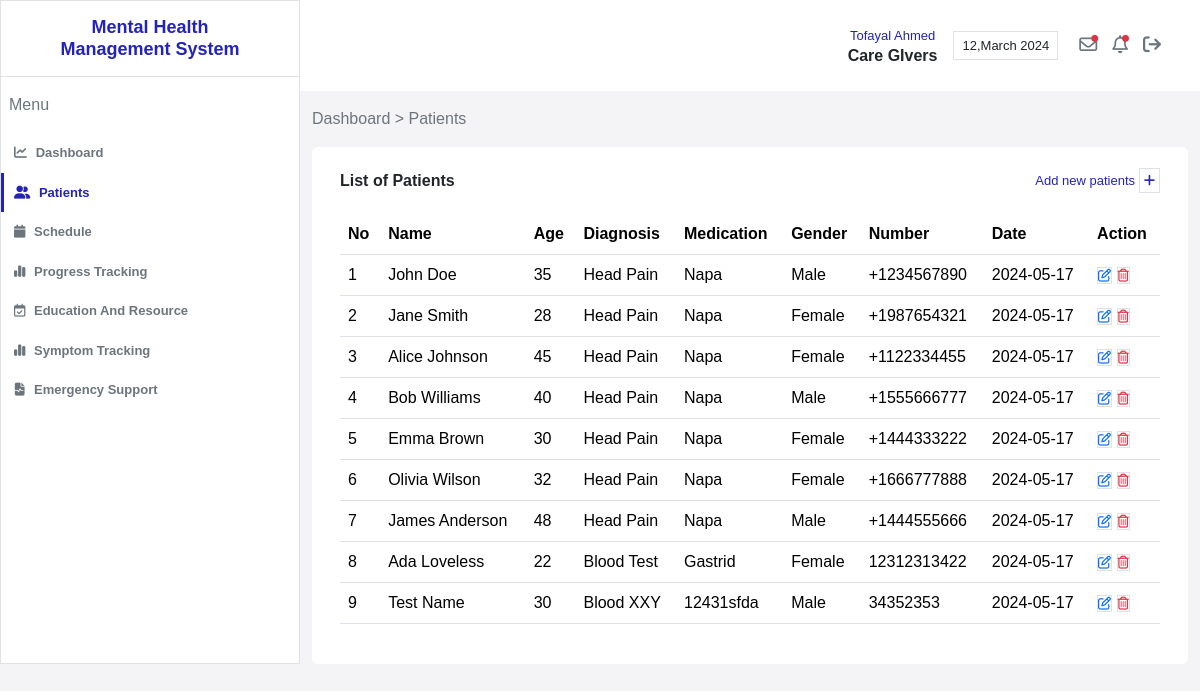
/view/care_giver/patients.php (signed in), run on an earlier commit of the app's database.
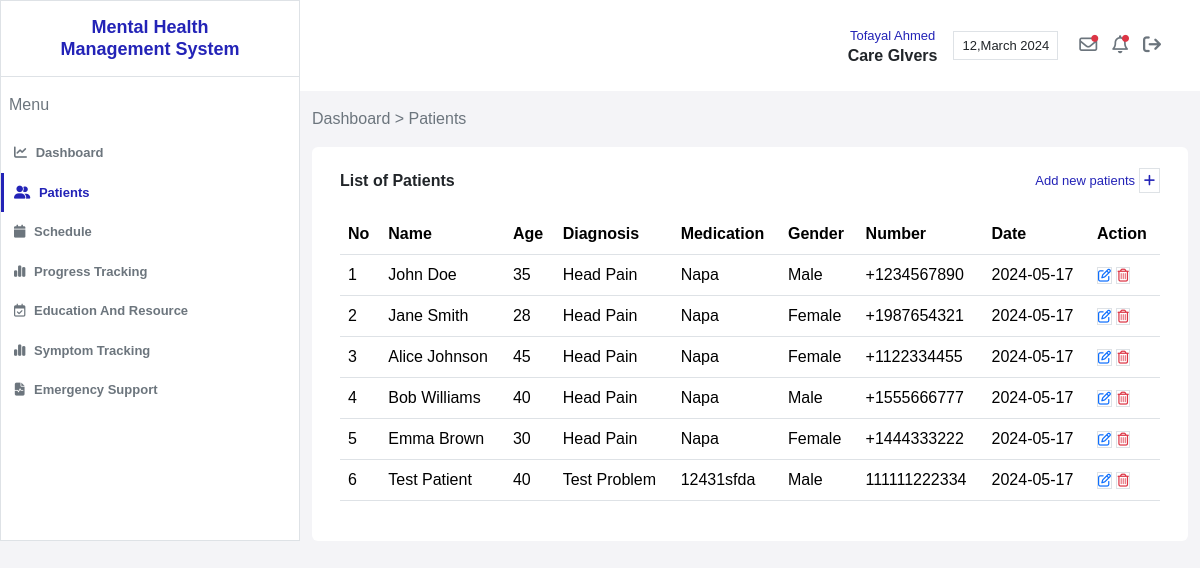
And on a later commit of the database.
### tables this page shows
CREATE TABLE `patient` (
  `id` int(50) NOT NULL,
  `name` varchar(50) NOT NULL,
  `age` varchar(50) NOT NULL,
  `phone` varchar(50) NOT NULL,
  `care_giver_id` int(50) NOT NULL,
  `gender` varchar(50) NOT NULL,
  `medication` varchar(50) NOT NULL,
  `diagnosis` varchar(300) NOT NULL,
  `date` date NOT NULL DEFAULT current_timestamp()
);

### routes.php (called while the page is built, shortened)
<?php
$routes = [
    '/' => '/Mental_Health_Management_System/',
    'INDEX' => '/Mental_Health_Management_System/index.php',
    'login' => '/Mental_Health_Management_System/view/login.php',
    'signup_decider' => '/Mental_Health_Management_System/view/signup_decider.php',
    'care_giver_signup' => '/Mental_Health_Management_System/view/care_giver/signup.php',
    'care_giver_dashboard' => '/Mental_Health_Management_System/view/care_giver/dashboard.php',
    'care_giver_emergency_support' => '/Mental_Health_Management_System/view/care_giver/emergency_support.php',
    'care_givers_patients' => '/Mental_Health_Management_System/view/care_giver/patients.php',
    'care_giver_progress_tracking' => '/Mental_Health_Management_System/view/care_giver/progress_tracking.php',
    'care_giver_symptoms_tracking_behaviour' => '/Mental_Health_Management_System/view/care_giver/symptoms_tracking_behaviour.php',
    'care_giver_schedule_page' => '/Mental_Health_Management_System/YOUR_PAGE_HERE',
    'care_giver_education_and_resource' => '/Mental_Health_Management_System/view/care_giver/education_resources.php',
];
$backend_routes = [
    'login_controller' => '/Mental_Health_Management_System/controller/loginController.php',
    'logout_controller' => '/Mental_Health_Management_System/controller/logoutController.php',
    'care_giver_signup_controller' => '/Mental_Health_Management_System/controller/care_giver/signupController.php',
    'care_giver_add_a_patient_controller' => '/Mental_Health_Management_System/controller/care_giver/patients/add_a_patientController.php',
    'care_giver_delete_patient_controller' => '/Mental_Health_Management_System/controller/care_giver/patients/delete_patientsController.php',
    'care_giver_edit_patient_controller' => '/Mental_Health_Management_System/controller/care_giver/patients/edit_patientController.php',
    'care_giver_add_a_schedule_controller' => '/Mental_Health_Management_System/controller/care_giver/patients/edit_patientController.php',
    'care_giver_delete_a_schedule_controller' => '/Mental_Health_Management_System/controller/care_giver/schedule/delete_scheduleController.php',
    'care_giver_add_progress_controller' => '/Mental_Health_Management_System/controller/care_giver/add_progressController.php',
    'care_giver_add_symptoms_tracking_controller' => '/Mental_Health_Management_System/controller/care_giver/add_symptoms_trackingController.php',
];
?>

### model/patientRepo.php (called while the page is built, shortened)
<?php
function findAllPatientsByCareGiverID($id)
{
    $conn = db_conn();
    $selectQuery = 'SELECT * FROM `patient` WHERE `care_giver_id` = '.$id;
    try {
        $result = $conn->query($selectQuery);
        $rows = array();
        while ($row = $result->fetch_assoc()) {
            $rows[] = $row;
        }
        return $rows;
    } catch (Exception $e) {
        echo "patientRepo Error: " . $e->getMessage();
        return null;
    } finally {
        $conn->close();
    }
}

### view/care_giver/patients.php (the view, shortened to what this page needs)
<?php
require '../../routes.php';
require '../../model/patientRepo.php';
$Dashboard_Page = $routes['care_giver_dashboard'];
$Patients_Page = $routes['care_givers_patients'];
$Schedule_Page = $routes['care_giver_schedule_page'];
$Progress_Tracking_Page = $routes['care_giver_progress_tracking'];
$Symptoms_Tracking_Page = $routes['care_giver_symptoms_tracking_behaviour'];
$Emergency_Support = $routes['care_giver_emergency_support'];
$delete_patient_controller = $backend_routes['care_giver_delete_patient_controller'];
$Logout_Controller = $backend_routes['logout_controller'];
$care_giver_id = $_SESSION['user_id'];
?>
<!doctype html>
<html lang="en">
<head>
    <link rel="stylesheet" href="https://cdnjs.cloudflare.com/ajax/libs/font-awesome/6.5.2/css/all.min.css" />
    <link href="https://cdn.jsdelivr.net/npm/bootstrap@5.3.3/dist/css/bootstrap.min.css" rel="stylesheet">
    <link href="../../css/main.css" rel="stylesheet">
</head>
<body>
    <section class="dashboard-part ">
        <div class="row">
            <div class="col-xxl-2 col-xl-3 col-lg-3 p-0">
                <div class="sidebar-part border border d-flex align-items-start flex-column ">
                    <div class="s-title p-3 border border-top-0 border-end-0 border-start-0  w-100">
                        <h4 class="text-center cust-color1"><b>Mental Health<br> Management System</b></h4>
                    </div>
                    <div class="nav-box w-100">
                        <label class="px-2 p-3 text-secondary">Menu</label>
                        <ul class="nav navbar-nav text-secondary">
                            <li class="nav-item"><a href="<?php echo $Dashboard_Page; ?>" class=" nav-link "><i class="fa-solid fa-chart-line"></i> Dashboard</a></li>
                            <li class="nav-item"><a href="<?php echo $Patients_Page; ?>" class="active-sidebar-button nav-link"><i class="fa-solid fa-user-group"></i> Patients</a></li>
                            <li class="nav-item"><a href="<?php echo $Schedule_Page; ?>" class="nav-link"><i class="fa-solid fa-calendar"></i> Schedule</a></li>
                            <li class="nav-item"><a href="<?php echo $Progress_Tracking_Page; ?>" class=" nav-link"><i class="fa-solid fa-chart-simple"></i> Progress Tracking</a></li>
                            <li class="nav-item"><a href="#" data-bs-toggle="modal" data-bs-target="#education_resourcesModal" class="nav-link"><i class="fa-regular fa-calendar-check"></i> Education And Resource</a></li>
                            <li class="nav-item"><a href="<?php echo $Symptoms_Tracking_Page; ?>" class="nav-link"><i class="fa-solid fa-chart-simple"></i> Symptom Tracking</a></li>
                            <li class="nav-item"><a href="<?php echo $Emergency_Support; ?>" class="nav-link"><i class="fa-solid fa-file-waveform"></i> Emergency Support</a></li>
                        </ul>
                    </div>
                </div>
            </div>
            <div class="col-xxl-10 col-xl-9 col-lg-9 p-0">
                <div class="dash-content ">
                    <div class="dash-header bg-white">
                        <div class=" d-flex justify-content-between">
                            <div class="right-box p-3">
                                <div class="d-flex justify-content-center align-items-center">
                                    <div class="mx-2 d-flex justify-content-center ">
                                        <div class="user-title-box text-center d-lg-block d-none">
                                            <label class="cust-color1">Tofayal Ahmed</label><br>
                                            <h6><b>Care GIvers</b></h6>
                                        </div>
                                    </div>
                                    <div class="mx-2">
                                        <div class="date border p-1 px-2 d-lg-block d-none">
                                            <label>12,March 2024</label>
                                        </div>
                                    </div>
                                    <div class="mx-2">
                                        <div class="icon-group">
                                            <a href="#" class="text-secondary "> <i class="fa-regular fa-envelope"></i> <i class="fa-solid fa-circle  notification-active"></i></a>
                                            <a href="#" class="text-secondary"> <i class="fa-regular fa-bell"></i> <i class="fa-solid fa-circle  notification-active"></i></a>
                                            <a href="<?php echo $Logout_Controller;?>" class="text-secondary"> <i class="fa-solid fa-arrow-right-from-bracket"></i></a>
                                        </div>
                                    </div>
                                </div>
                            </div>
                        </div>
                    </div>
                    <div class="dash-summery patinet-summery">
                        <div class="container-fluid mt-3">
                            <label class="text-secondary mb-3">Dashboard > Patients</label>
                            <div class="content-box rounded bg-white p-4 px-3">
                                <div class="overall-patient-ratio ">
                                    <div class="row">
                                        <div class="col-12 p-0">
                                            <div class="row">
                                                <div class="col-12 ">
                                                    <div class="d-flex justify-content-between pb-2">
                                                        <h6><b>List of Patients</b></h6>
                                                        <a href="#" class="cust-color1" data-bs-toggle="modal" data-bs-target="#addpatientsModal">Add new patients <span class="border p-1"><i class="fa-solid fa-plus"></i></span></a>
                                                    </div>
                                                </div>
                                                <div class="col-12 mt-3">
                                                    <div class="table-container">
                                                        <table class="table " id="patientlist">
                                                            <thead>
                                                                <tr>
                                                                    <th>No</th>
                                                                    <th>Name</th>
                                                                    <th>Age</th>
                                                                    <th>Diagnosis</th>
                                                                    <th>Medication</th>
                                                                    <th>Gender</th>
                                                                    <th>Number</th>
                                                                    <th>Date</th>
                                                                    <th>Action</th>
                                                                </tr>
                                                            </thead>
                                                            <tbody>
                                                                <tr>
                                                                    <?php
                                                                $patients = findAllPatientsByCareGiverID($care_giver_id);
                                                                if ($patients) {
                                                                    foreach ($patients as $index => $patient) {
                                                                            echo "<tr>";
                                                                            echo "<td>" . ($index + 1) . "</td>";
                                                                            echo "<td>" . $patient['name'] . "</td>";
                                                                            echo "<td>" . $patient['age'] . "</td>";
                                                                            echo "<td>" . $patient['diagnosis'] . "</td>";
                                                                            echo "<td>" . $patient['medication'] . "</td>";
                                                                            echo "<td>" . $patient['gender'] . "</td>";
                                                                            echo "<td>" . $patient['phone'] . "</td>";
                                                                            echo "<td>" . $patient['date'] . "</td>";
                                                                            echo "<td>
                                                                                    <a href='?patient_id=".$patient['id']."' class='border text-primary btn-sm edit-button' data-bs-toggle='modal' data-bs-target='#updatepatientsModal'><i class='fa-regular fa-pen-to-square'></i></a>
                                                                                    <a href='{$delete_patient_controller}?delete_patient=".$patient['id']."'  class='border text-danger btn-sm'><i class='fa-regular fa-trash-can'></i></a>
                                                                                </td>";
                                                                            echo "</tr>";
                                                                    }
                                                                } else {
                                                                    echo "<tr><td colspan='4'>No symptoms found.</td></tr>";
                                                                }
                                                                ?>
                                                                </tr>
                                                            </tbody>
                                                        </table>
                                                    </div>
                                                </div>
                                            </div>
                                        </div>
                                    </div>
                                </div>
                            </div>
                        </div>
                    </div>
                </div>
            </div>
        </div>
    </section>
</body>
</html>

### css/main.css (style rules this page uses)
html { scroll-behavior: smooth; }
a, a:hover { transition: .3s; text-decoration: none; cursor: pointer; }
h1, h2, h3, h4, h5, h6, address { margin: 0; padding: 0 }
p, lable, a { font-size: 13px; }
ol, ul { list-style: none }
a, h1, h2, h3, h4, h5, h6, ol, p, ul { margin: 0; padding: 0 }
:root { --web-color1: #2323B7; --web-color2: dodgerblue; --web-font-style1: Arial; --web-font-style2: 'Poppins', sans-serif; --web-font-style3: 'Varela Round', sans-serif; --web-font-style4: 'EB Garamond', serif; }
body, html { margin: 0; padding: 0; height: 100%; }
body { font-family: var(--web-font-style2); background: #F4F4F7; }
.row { margin: 0 !Important; }
.cust-color1 { color: var(--web-color1); }
.dashboard-part { height: 100%; }
.dashboard-part .sidebar-part { background: #FFFFFF; height: 100% ; }
.dashboard-part .sidebar-part .nav-box .nav .nav-item .nav-link { padding: 10px; transition: .3s; border-left-color: var(--web-color1); font-size: 13px; font-weight: bold; border-left: 3px solid transparent; }
.dashboard-part .sidebar-part .nav-box .nav .nav-item .nav-link i { margin-right: 5px; }
.active-sidebar-button, .dashboard-part .sidebar-part .nav-box .nav .nav-item .nav-link:hover { color: var(--web-color1); border-left: 3px solid var(--web-color1) !important; }
.dashboard-part .dash-header { font-size: 13px; background: #f9f9f9; padding: 10px; }
.dashboard-part .dash-header .right-box .icon-group a { position: relative; margin: 5px; }
.dashboard-part .dash-header .right-box .icon-group .notification-active { color: #dc3545; font-size: 7px; position: absolute; top: 0; right: 4px; }
.dashboard-part .dash-header .right-box .icon-group a { font-size: 18px; }
.dashboard-part .dash-content { height: 100%; }
.dashboard-part .dash-content .dash-summery { flex: 1; }
@media (max-width: 1200px) { .s-title h4 { font-size: 18px; } }

What changed in the data, as far as the page shows it:
removed patient: name "Olivia Wilson", age "32", diagnosis "Head Pain", medication "Napa", gender "Female", phone "+1666777888", date "2024-05-17"
removed patient: name "James Anderson", age "48", diagnosis "Head Pain", medication "Napa", gender "Male", phone "+1444555666", date "2024-05-17"
removed patient: name "Ada Loveless", age "22", diagnosis "Blood Test", medication "Gastrid", gender "Female", phone "12312313422", date "2024-05-17"
removed patient: name "Test Name", age "30", diagnosis "Blood XXY", medication "12431sfda", gender "Male", phone "34352353", date "2024-05-17"
added patient: name "Test Patient", age "40", diagnosis "Test Problem", medication "12431sfda", gender "Male", phone "111111222334", date "2024-05-17"
